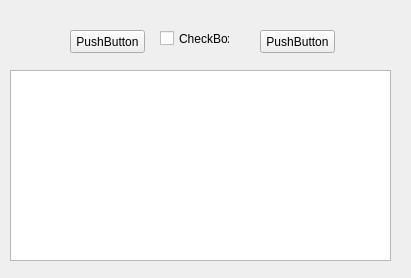
<?xml version="1.0" encoding="UTF-8"?>
<ui version="4.0">
 <class>Form</class>
 <widget class="QWidget" name="Form">
  <property name="geometry">
   <rect>
    <x>0</x>
    <y>0</y>
    <width>411</width>
    <height>278</height>
   </rect>
  </property>
  <property name="windowTitle">
   <string>Form</string>
  </property>
  <widget class="QPushButton" name="btnInstall">
   <property name="geometry">
    <rect>
     <x>70</x>
     <y>30</y>
     <width>75</width>
     <height>23</height>
    </rect>
   </property>
   <property name="text">
    <string>PushButton</string>
   </property>
  </widget>
  <widget class="QCheckBox" name="checkBox">
   <property name="geometry">
    <rect>
     <x>160</x>
     <y>30</y>
     <width>70</width>
     <height>17</height>
    </rect>
   </property>
   <property name="text">
    <string>CheckBox</string>
   </property>
  </widget>
  <widget class="QListWidget" name="listWidget">
   <property name="geometry">
    <rect>
     <x>10</x>
     <y>70</y>
     <width>381</width>
     <height>191</height>
    </rect>
   </property>
  </widget>
  <widget class="QPushButton" name="btnUninstall">
   <property name="geometry">
    <rect>
     <x>260</x>
     <y>30</y>
     <width>75</width>
     <height>23</height>
    </rect>
   </property>
   <property name="text">
    <string>PushButton</string>
   </property>
  </widget>
 </widget>
 <resources/>
 <connections/>
</ui>
